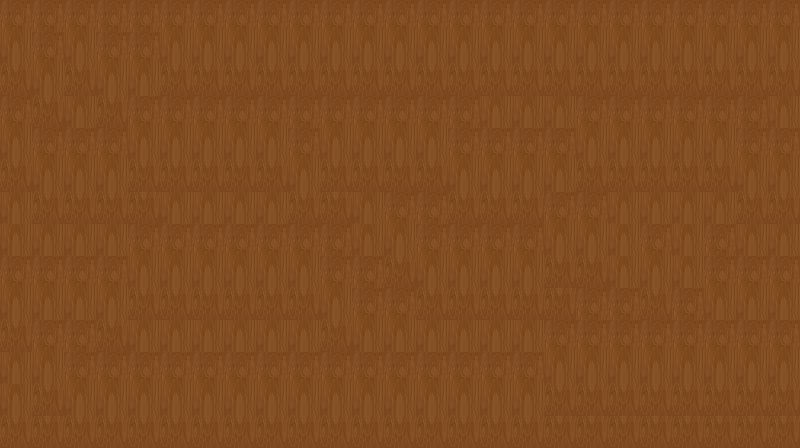

The image is a tile-based game level rendered from a .tmx file. Its description and complete source (layers, tilesets, objects, tile grids) follow:
An orthogonal 25x14 tile map with 32x32 px tiles, 1 tile layer (Calque de Tile 1).

<map version="1.0" orientation="orthogonal" renderorder="right-down" width="25" height="14" tilewidth="32" tileheight="32" nextobjectid="1">
 <tileset firstgid="1" name="bureau" tilewidth="32" tileheight="32" tilecount="3" columns="1">
  <image source="tiles.png" width="32" height="96" />
 </tileset>
 <layer name="Calque de Tile 1" width="25" height="14">
  <data encoding="csv">
1,1,1,1,1,1,1,1,1,1,1,1,1,1,1,1,1,1,1,1,1,1,1,1,1,
2,1,2,1,1,2,2,2,2,2,2,2,2,2,2,2,2,2,2,2,2,2,2,2,2,
3,2,3,2,2,3,3,3,3,3,3,3,3,3,3,3,3,3,3,3,3,3,3,3,3,
1,3,2,3,1,1,1,1,1,1,1,1,1,1,1,2,2,2,1,1,1,1,1,1,2,
2,1,1,1,2,2,2,2,2,1,2,2,2,2,1,1,1,1,2,2,2,2,2,1,1,
3,2,2,2,3,3,3,3,3,2,3,3,3,3,2,2,2,2,3,3,3,3,3,2,2,
2,3,3,3,3,2,2,2,2,3,3,2,1,1,3,3,3,1,1,2,2,2,2,3,3,
2,2,2,2,1,1,1,1,1,1,1,2,2,1,1,1,1,2,2,2,1,2,1,2,2,
1,1,1,1,2,2,2,2,2,2,1,1,3,2,2,2,2,3,3,2,2,2,1,1,1,
2,2,2,2,3,3,3,3,3,3,2,1,1,3,3,3,3,3,1,1,3,1,2,2,2,
3,1,1,3,2,2,2,2,2,2,3,2,2,2,2,2,2,1,1,1,1,1,1,1,1,
2,2,1,1,1,1,1,1,1,1,1,1,1,1,1,1,1,2,2,2,2,2,2,2,2,
2,3,2,2,2,2,2,2,2,2,2,2,2,2,2,2,2,3,3,3,3,3,3,3,3,
3,3,3,3,3,3,3,3,3,3,3,3,3,3,3,3,3,3,3,3,3,3,3,3,3
</data>
 </layer>
</map>